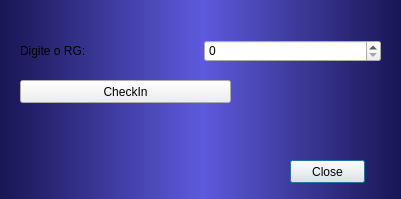
<?xml version="1.0" encoding="UTF-8"?>
<ui version="4.0">
 <class>CheckIn</class>
 <widget class="QDialog" name="CheckIn">
  <property name="geometry">
   <rect>
    <x>0</x>
    <y>0</y>
    <width>401</width>
    <height>199</height>
   </rect>
  </property>
  <property name="windowTitle">
   <string>Dialog</string>
  </property>
  <property name="styleSheet">
   <string notr="true">#CheckIn{background-color:qlineargradient(spread:pad, x1:0, y1:0, x2:1, y2:0, stop:0 rgba(24, 22, 83, 255), stop:0.505682 rgba(94, 90, 221, 255), stop:1 rgba(24, 22, 83, 255))}

QLabel{color:&quot;white&quot;;}

QMessageBox QLabel {
    color:&quot;black&quot;;
}</string>
  </property>
  <widget class="QPushButton" name="pushButton">
   <property name="geometry">
    <rect>
     <x>290</x>
     <y>160</y>
     <width>75</width>
     <height>23</height>
    </rect>
   </property>
   <property name="text">
    <string>Close</string>
   </property>
  </widget>
  <widget class="QPushButton" name="pushButton_2">
   <property name="geometry">
    <rect>
     <x>20</x>
     <y>80</y>
     <width>211</width>
     <height>23</height>
    </rect>
   </property>
   <property name="text">
    <string>CheckIn</string>
   </property>
  </widget>
  <widget class="QWidget" name="">
   <property name="geometry">
    <rect>
     <x>20</x>
     <y>40</y>
     <width>361</width>
     <height>22</height>
    </rect>
   </property>
   <layout class="QHBoxLayout" name="horizontalLayout">
    <item>
     <widget class="QLabel" name="label">
      <property name="text">
       <string>Digite o RG:</string>
      </property>
     </widget>
    </item>
    <item>
     <widget class="QSpinBox" name="CKRG">
      <property name="maximum">
       <number>999999999</number>
      </property>
     </widget>
    </item>
   </layout>
  </widget>
 </widget>
 <resources/>
 <connections>
  <connection>
   <sender>pushButton</sender>
   <signal>clicked()</signal>
   <receiver>CheckIn</receiver>
   <slot>close()</slot>
   <hints>
    <hint type="sourcelabel">
     <x>309</x>
     <y>252</y>
    </hint>
    <hint type="destinationlabel">
     <x>310</x>
     <y>289</y>
    </hint>
   </hints>
  </connection>
 </connections>
</ui>
